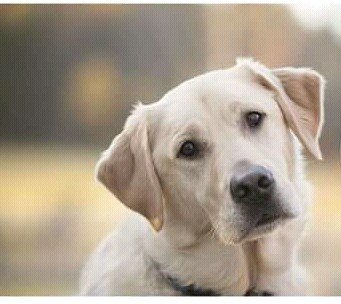
#> input picture kutta.jpg, 341 x 304 px
$ python 'OCV operation between images.py'
#> lines starting #> are read from the running program, lines starting #| are printed output that depends on the picture; after the words box and inside, x2 and y2 are one past the last pixel; in counts of white or black regions, pixels touching at a corner belong together
import cv2
import numpy as np

img = cv2.imread('kutta.jpg')
#> img is the input picture: shape (304, 341, 3); mean B, G, R 143.1, 158.9, 171.5
imggray = cv2.cvtColor(img,cv2.COLOR_BGR2GRAY)
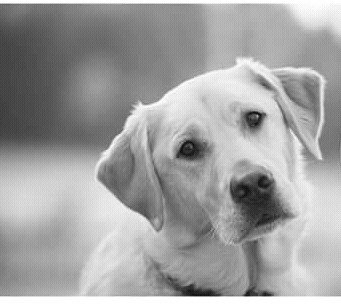
#> imggray: shape (304, 341); min 7, max 255, mean 160.8

print(img.shape)
#| (304, 341, 3)
print(img.size)
#| 310992
print(img.dtype)
#| uint8

# merging and splitting the images
b,g,r = cv2.split(img)  #splliting the all chennels from colored image
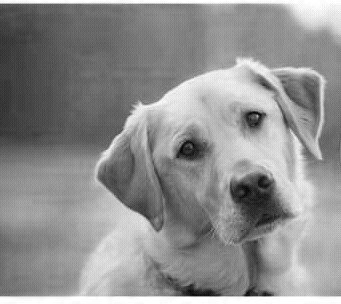
#> b: shape (304, 341); min 0, max 255, mean 143.1
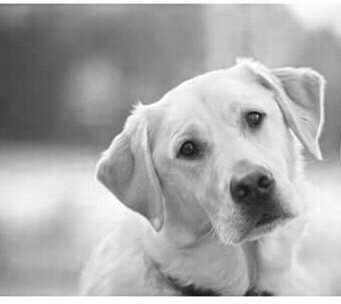
#> r: shape (304, 341); min 11, max 255, mean 171.5
imggray = cv2.merge((b,g,r),imggray)  # merging the color which is extracted by color image into grayscale image
cv2.imshow('kutta2',imggray)
cv2.imshow('kutta',img)

# adding two images
img1=np.zeros((512,512,3),np.uint8)
img2=img1.copy()
cv2.circle(img2,(256,256),200,(255,255,255),-1,)
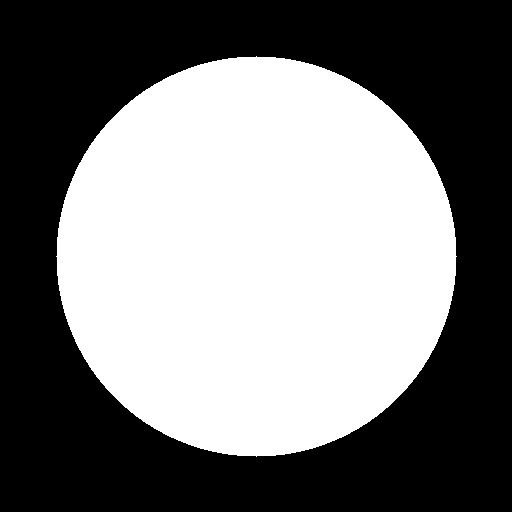
#> img2: shape (512, 512, 3); 47.9% white; 1 white region, box (x1, y1, x2, y2) and area: (56, 56, 457, 457) 125629

# normal adding
normaladding = cv2.add(img1,img2)
#> img1: shape (512, 512, 3); every value is 0
cv2.imshow('normal add',normaladding)

# weighted adding
weightedadd= cv2.addWeighted(img1,0.5,img2,0.5,0)
cv2.imshow('weighted add',weightedadd)

# bit wise operation im images -

bitand = cv2.bitwise_and(img1,img1)
cv2.imshow('bit and',bitand)

bitor=cv2.bitwise_or(img1,img2)
cv2.imshow('bit or',bitor)


cv2.waitKey(0)
cv2.destroyAllWindows()

$ run again, with appletemplate.jpg copied over kutta.jpg
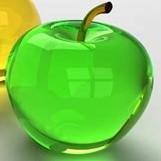
#> input picture appletemplate.jpg, 161 x 161 px
#> img is the input picture: shape (161, 161, 3); mean B, G, R 82, 199.2, 121.2
#| (161, 161, 3)
#| 77763
#| uint8
#> `b,g,r = cv2.split(img)`:
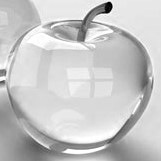
#> g: shape (161, 161); min 0, max 255, mean 199.2
#> `b,g,r = cv2.split(img)`:
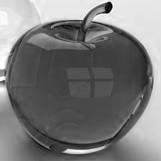
#> r: shape (161, 161); min 2, max 255, mean 121.2
#> img2: shape (512, 512, 3); 47.9% white; 1 white region, box (x1, y1, x2, y2) and area: (56, 56, 457, 457) 125629
#> img1: shape (512, 512, 3); every value is 0

$ run again, with building.jpg copied over kutta.jpg
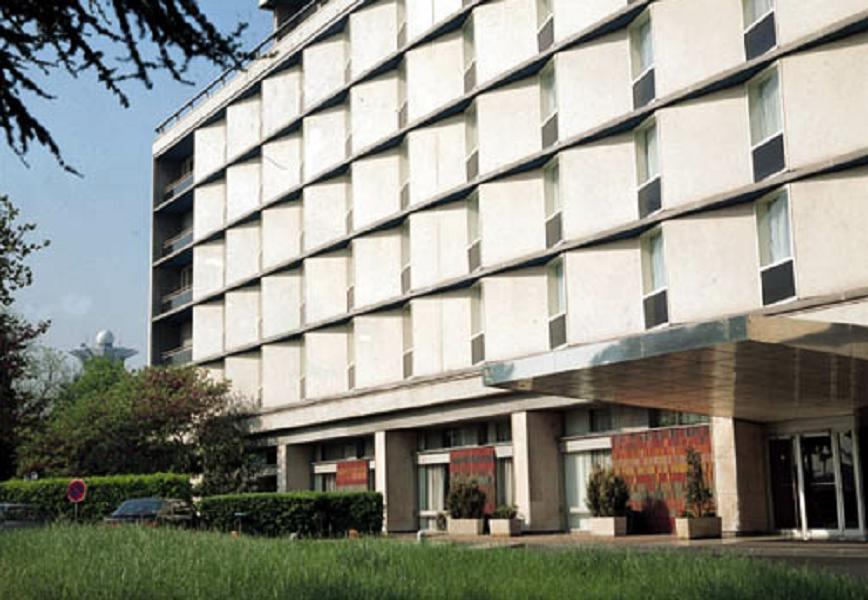
#> input picture building.jpg, 868 x 600 px
#> img is the input picture: shape (600, 868, 3); mean B, G, R 133.7, 143.6, 142.9
#| (600, 868, 3)
#| 1562400
#| uint8
#> `b,g,r = cv2.split(img)`:
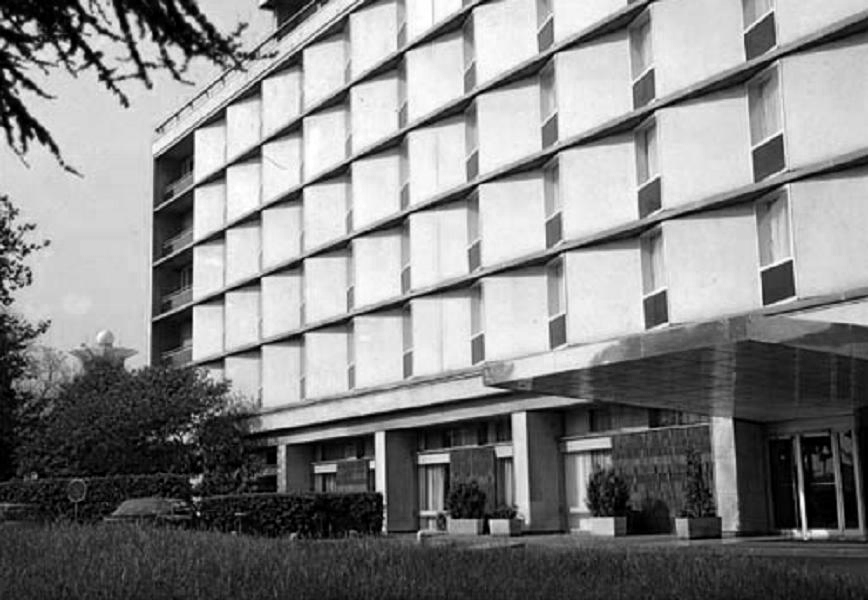
#> b: shape (600, 868); min 0, max 255, mean 133.7
#> `b,g,r = cv2.split(img)`:
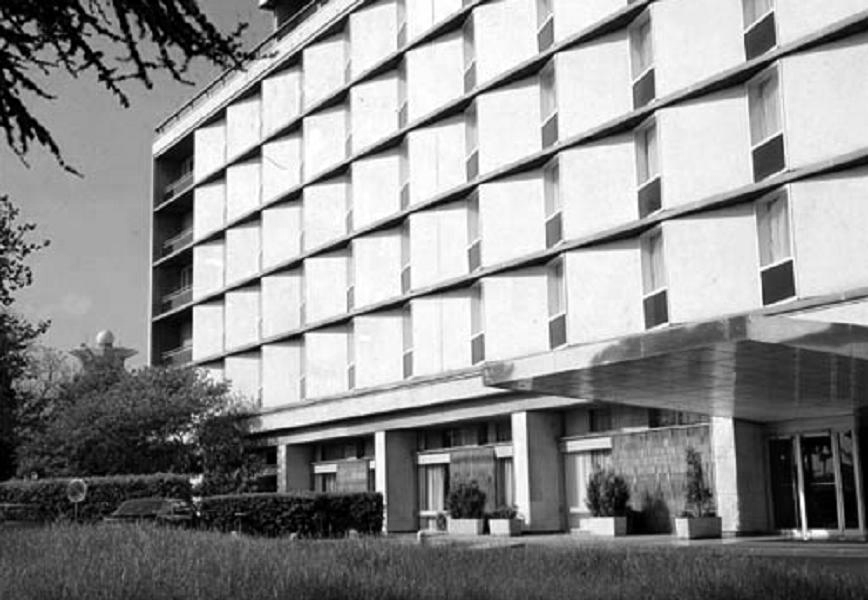
#> r: shape (600, 868); min 0, max 255, mean 142.9
#> img2: shape (512, 512, 3); 47.9% white; 1 white region, box (x1, y1, x2, y2) and area: (56, 56, 457, 457) 125629
#> img1: shape (512, 512, 3); every value is 0
